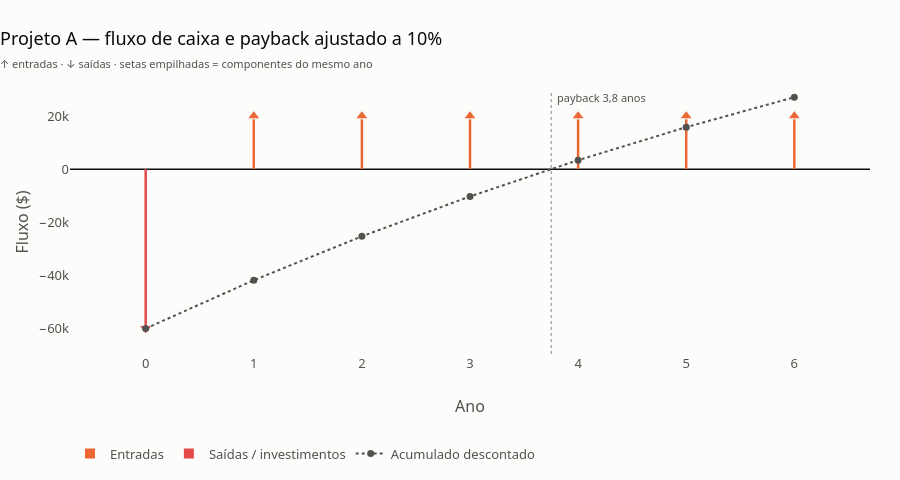

Source (notebook cell):
### Markdown cell above
As pequenas diferenças em relação aos slides vêm do arredondamento dos fatores de valor atual (3 casas) usado
em sala. O gráfico abaixo mostra o fluxo e o acumulado descontado, com o ponto de payback ajustado:

### Code cell
viz.grafico_fluxo(A, taxa=K, acumulado=True, titulo="Projeto A — fluxo de caixa e payback ajustado a 10%")

### Figure 1 — Plotly figure (JSON) as saved in the notebook; plotly's stock layout.template omitted (floating-point values rounded to 4 significant figures)
{"data": [{"hoverinfo": "skip", "line": {"color": "#eb6834", "width": 2.5}, "mode": "lines", "showlegend": false, "type": "scatter", "x": [1, 1, null, 2, 2, null, 3, 3, null, 4, 4, null, 5, 5, null, 6, 6, null], "y": [0.0, 20000.0, null, 0.0, 20000.0, null, 0.0, 20000.0, null, 0.0, 20000.0, null, 0.0, 20000.0, null, 0.0, 20000.0, null]}, {"customdata": [20000.0, 20000.0, 20000.0, 20000.0, 20000.0, 20000.0], "hovertemplate": "ano %{x}<br>Entradas: %{customdata:,.0f}<extra></extra>", "marker": {"color": "#eb6834", "line": {"color": "#fcfcfb", "width": 1}, "size": 11, "symbol": "triangle-up"}, "mode": "markers", "name": "Entradas", "showlegend": false, "type": "scatter", "x": [1, 2, 3, 4, 5, 6], "y": [20000.0, 20000.0, 20000.0, 20000.0, 20000.0, 20000.0]}, {"hoverinfo": "skip", "marker": {"color": "#eb6834", "size": 10, "symbol": "square"}, "mode": "markers", "name": "Entradas", "showlegend": true, "type": "scatter", "x": [null], "y": [null]}, {"hoverinfo": "skip", "line": {"color": "#e34948", "width": 2.5}, "mode": "lines", "showlegend": false, "type": "scatter", "x": [0, 0, null], "y": [0.0, -60000.0, null]}, {"customdata": [-60000.0], "hovertemplate": "ano %{x}<br>Saídas / investimentos: %{customdata:,.0f}<extra></extra>", "marker": {"color": "#e34948", "line": {"color": "#fcfcfb", "width": 1}, "size": 11, "symbol": "triangle-down"}, "mode": "markers", "name": "Saídas / investimentos", "showlegend": false, "type": "scatter", "x": [0], "y": [-60000.0]}, {"hoverinfo": "skip", "marker": {"color": "#e34948", "size": 10, "symbol": "square"}, "mode": "markers", "name": "Saídas / investimentos", "showlegend": true, "type": "scatter", "x": [null], "y": [null]}, {"hovertemplate": "Ano %{x}<br>Acumulado descontado: %{y:,.0f}<extra></extra>", "line": {"color": "#52514e", "dash": "dot", "width": 2}, "marker": {"color": "#52514e", "size": 7}, "mode": "lines+markers", "name": "Acumulado descontado", "type": "scatter", "x": [0, 1, 2, 3, 4, 5, 6], "y": [-60000.0, -41820.0, -25290.0, -10260.0, 3397.0, 15820.0, 27110.0]}], "layout": {"annotations": [{"font": {"color": "#52514e", "size": 11}, "showarrow": false, "text": "payback 3,8 anos", "x": 3.751, "xanchor": "left", "xshift": 4, "y": 1, "yref": "paper", "yshift": 2}], "height": 480, "legend": {"orientation": "h", "x": 0, "xanchor": "left", "y": -0.32, "yanchor": "top"}, "margin": {"b": 120, "t": 90}, "shapes": [{"line": {"color": "#898781", "dash": "dot", "width": 1}, "type": "line", "x0": 3.751, "x1": 3.751, "xref": "x", "y0": 0, "y1": 1, "yref": "y domain"}], "showlegend": true, "title": {"subtitle": {"font": {"color": "#52514e", "size": 11}, "text": "↑ entradas · ↓ saídas · setas empilhadas = componentes do mesmo ano"}, "text": "Projeto A — fluxo de caixa e payback ajustado a 10%"}, "xaxis": {"range": [-0.7, 6.7], "showline": false, "tickmode": "array", "ticks": "", "tickvals": [0, 1, 2, 3, 4, 5, 6], "title": {"text": "Ano"}}, "yaxis": {"range": [-69600.0, 29820.0], "showgrid": false, "title": {"text": "Fluxo ($)"}, "zeroline": true, "zerolinecolor": "#0b0b0b", "zerolinewidth": 1.5}}}
